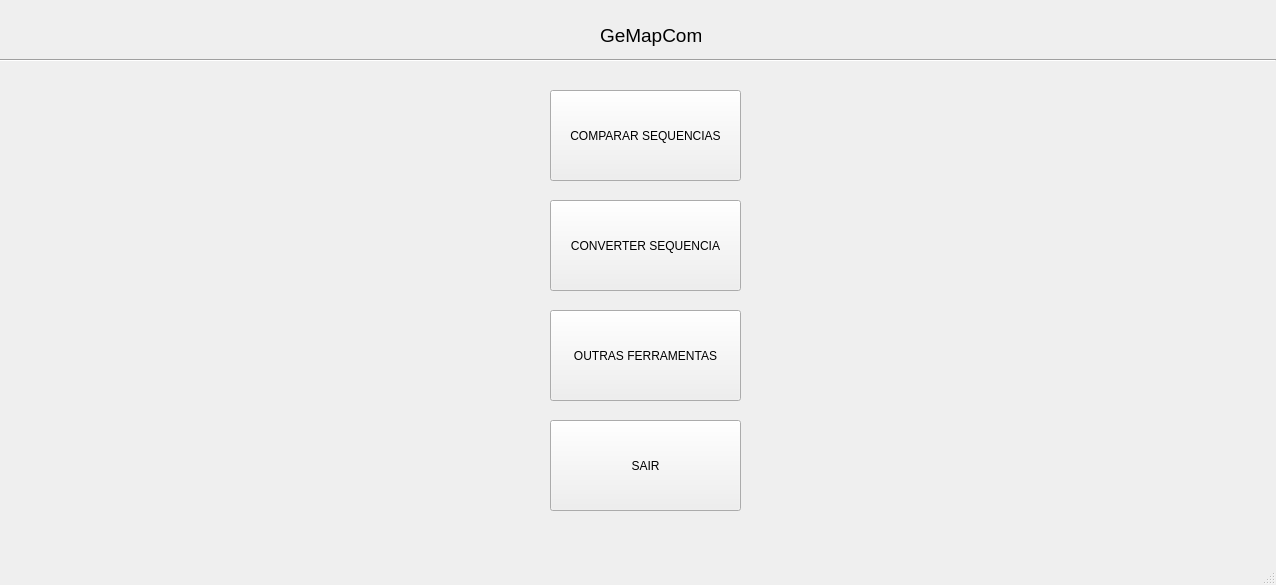
<?xml version="1.0" encoding="UTF-8"?>
<ui version="4.0">
 <class>Tela_Principal</class>
 <widget class="QMainWindow" name="Tela_Principal">
  <property name="geometry">
   <rect>
    <x>0</x>
    <y>0</y>
    <width>1276</width>
    <height>585</height>
   </rect>
  </property>
  <property name="windowTitle">
   <string>MainWindow</string>
  </property>
  <widget class="QWidget" name="centralwidget">
   <widget class="QLabel" name="label">
    <property name="geometry">
     <rect>
      <x>600</x>
      <y>10</y>
      <width>101</width>
      <height>51</height>
     </rect>
    </property>
    <property name="font">
     <font>
      <pointsize>14</pointsize>
     </font>
    </property>
    <property name="text">
     <string>GeMapCom</string>
    </property>
   </widget>
   <widget class="Line" name="line">
    <property name="geometry">
     <rect>
      <x>0</x>
      <y>50</y>
      <width>1276</width>
      <height>21</height>
     </rect>
    </property>
    <property name="orientation">
     <enum>Qt::Horizontal</enum>
    </property>
   </widget>
   <widget class="QPushButton" name="botao_tela_comparacao">
    <property name="geometry">
     <rect>
      <x>550</x>
      <y>90</y>
      <width>191</width>
      <height>91</height>
     </rect>
    </property>
    <property name="text">
     <string>COMPARAR SEQUENCIAS</string>
    </property>
   </widget>
   <widget class="QPushButton" name="botao_tela_converter">
    <property name="geometry">
     <rect>
      <x>550</x>
      <y>200</y>
      <width>191</width>
      <height>91</height>
     </rect>
    </property>
    <property name="text">
     <string>CONVERTER SEQUENCIA</string>
    </property>
   </widget>
   <widget class="QPushButton" name="botao_tela_outras">
    <property name="geometry">
     <rect>
      <x>550</x>
      <y>310</y>
      <width>191</width>
      <height>91</height>
     </rect>
    </property>
    <property name="text">
     <string>OUTRAS FERRAMENTAS</string>
    </property>
   </widget>
   <widget class="QPushButton" name="botao_sair">
    <property name="geometry">
     <rect>
      <x>550</x>
      <y>420</y>
      <width>191</width>
      <height>91</height>
     </rect>
    </property>
    <property name="text">
     <string>SAIR</string>
    </property>
   </widget>
  </widget>
  <widget class="QMenuBar" name="menubar">
   <property name="geometry">
    <rect>
     <x>0</x>
     <y>0</y>
     <width>1276</width>
     <height>25</height>
    </rect>
   </property>
  </widget>
  <widget class="QStatusBar" name="statusbar"/>
 </widget>
 <resources/>
 <connections/>
</ui>
